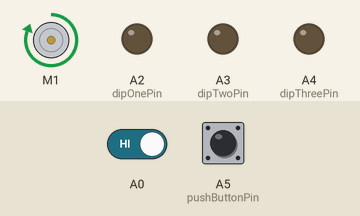
This sketch was run on a simulated Arduino Uno, built with avr-gcc and run on an emulated ATmega328P. Parts: DC motor (green arrow = forward, orange = backward, longer = faster), output pins drawn as LEDs (lit = HIGH). The inputs (shaded band) are chosen by the test bench; at power-on: A0 HIGH, A5 (pushButtonPin) HIGH. What the sketch prints to the serial monitor is not drawn.

Above: at 1.2 s.
1.3 s: A0 driven LOW
At 2.1 s:
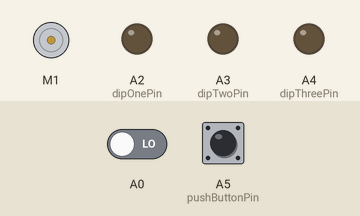
2.8 s: A0 driven HIGH
Timing chart, 0 to 5.8 s (numbered marks = the images above; inputs shaded):
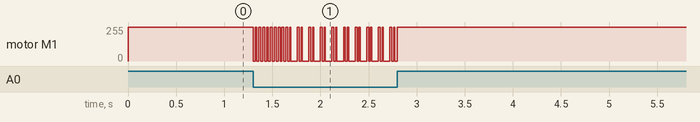

The sketch:

Ilyas_Code_for_Farm.ino
```cpp
// (licence header left out)
// Adapted by B. Frank, 2021/09/23 for Mod 1
// This sketch will check the IR sensor connected to A0 once per second; if it detects
// an object in front of the sensor it will drive the motor for one second. Otherwise it will
// turn the motor off for one second.

#include <AFMotor.h>
#define pushButtonPin A5
#define dipOnePin A2
#define dipTwoPin A3
#define dipThreePin A4
#define pushButtonPin A5

bool dipOneState = LOW;
bool dipTwoState = LOW;
bool dipThreeState = LOW;

int sensorPassesNeeded = 0;
int floorSelection;
int currentFloor;
int sensorPassesDone = 0;

AF_DCMotor DCmotor(1, MOTOR12_1KHZ); // DC motor connected to M1 on motor control board
bool IRstate = false;   // this holds the state of the IR sensor
bool pushButtonState = HIGH; // this holds the state of the push button
void setup() {

  pinMode(pushButtonPin, INPUT_PULLUP);  // set the pushButtonPin to being input, with a pullup resistor connected
  // Setup DIP switch switches to be outputs
  pinMode(dipOnePin, OUTPUT);
  pinMode(dipTwoPin, OUTPUT);
  pinMode(dipThreePin, OUTPUT);
  Serial.begin (115200);    // set up Serial library at 115200 bps
  Serial.println("Motor test!");

  // Turn motor off

  DCmotor.run(RELEASE);

}

void loop() {
  DCmotor.setSpeed(255);
  pushButtonState = digitalRead(pushButtonPin);

  // Check which floor was selected by the user
  if (dipOneState == LOW) {
    floorSelection = 1;
  } else if (dipTwoState == LOW) {
    floorSelection = 2;
  } else if (dipThreeState == LOW) {
    floorSelection = 3;
  }

  // Calculate number of IR sensor passes needed

  // Check that user isnt asking t otravle to current floor
  if (!(floorSelection == currentFloor)) {
    sensorPassesNeeded = floorSelection - currentFloor;
    pushButtonState = digitalRead(pushButtonPin);
    if (pushButtonState == HIGH) {
      while (true) {
        // Run motor once button is pressed
        DCmotor.run(FORWARD);
        // Check whether or not the IR sensor has detected anything
        IRstate = digitalRead(A0);
        if (IRstate == false) {
          // If anything is detected, increase sensor pass count
          sensorPassesDone += 1;
        }
        // Check if needed sensor passes are completed
        if (sensorPassesDone == sensorPassesNeeded) {
          DCmotor.run(RELEASE);
          // Reset counter
          sensorPassesDone = 0;
          break;
        }
      }
    }
  }
}
```

Measured:
- after the input at 1.3 s, motor M1: alternates forward 255/255 for 0.02 s and stopped for 0.02 s, starting at once
